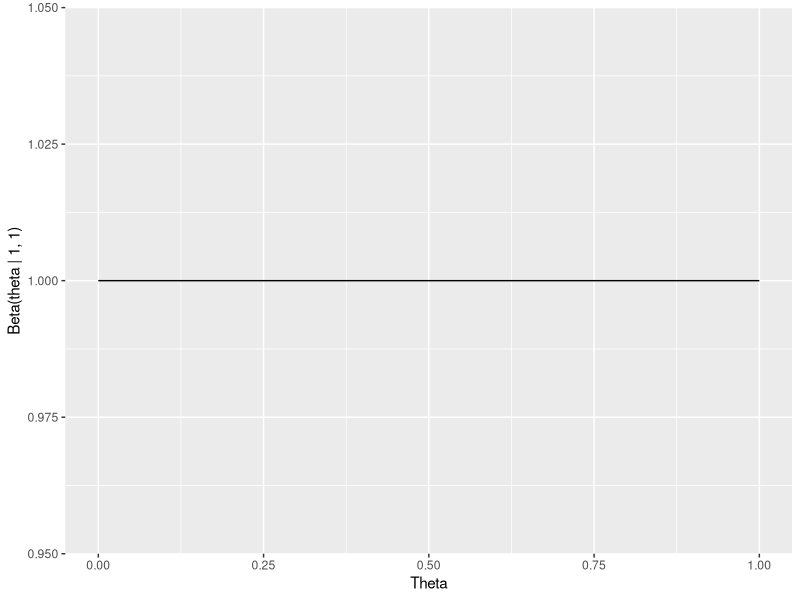
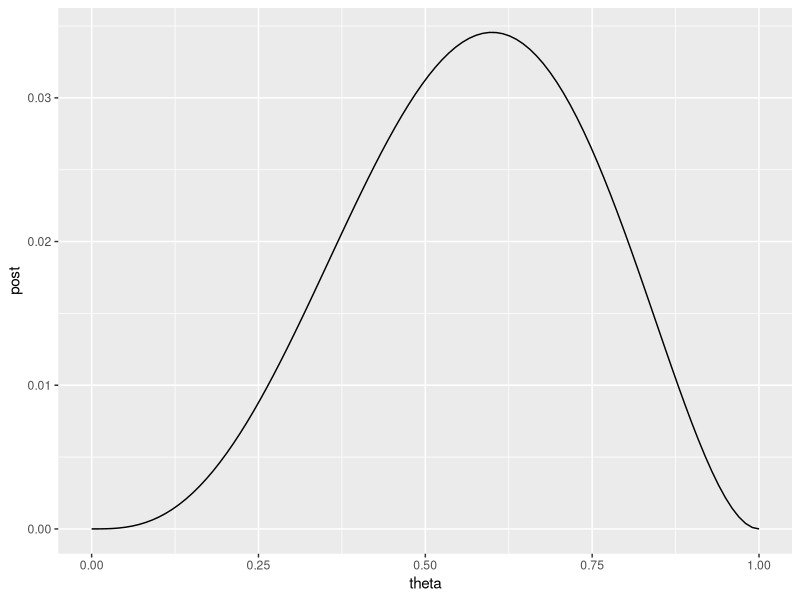
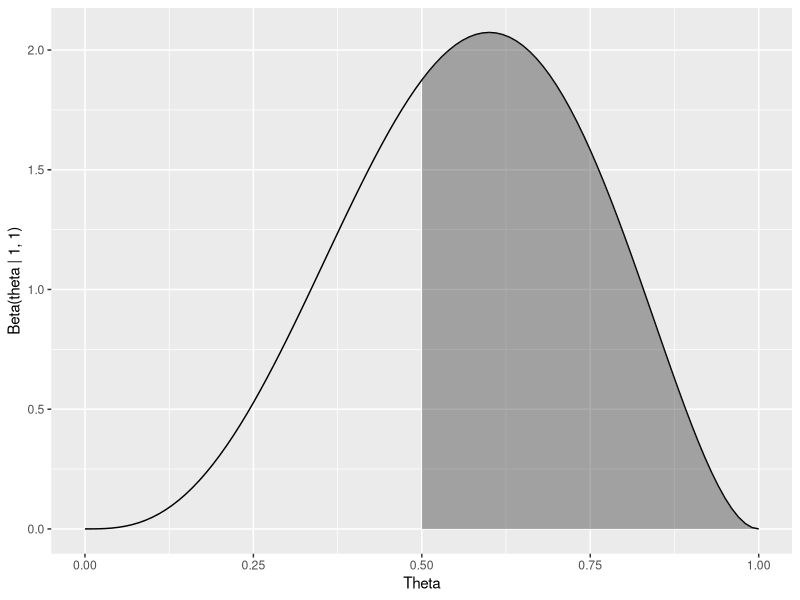

Reproduce these figures in R, in order.
## ---- chunk 1
theta <- 0.7
throws <- rbinom(n = 100, size = 1, prob = theta)
table(throws)
## ---- chunk 2
theta <- 0.7
obs <- c(0, 1, 1, 0, 1)
dbinom(obs, size = 1, prob = theta)
## ---- chunk 3
prod(dbinom(obs, size = 1, prob = theta))
## ---- chunk 4
prod(dbinom(obs, size = 1, prob = 0.6))
prod(dbinom(obs, size = 1, prob = 0.2))
## ---- chunk 5

## ---- chunk 6

## ---- chunk 7
library(tidyverse)

ggplot() +
  stat_function(
    fun = dbeta,
    args = list(shape1 = 1, shape2 = 1)
  ) + labs(
    x = "Theta", y = "Beta(theta | 1, 1)"
  )
## ---- chunk 8
dbeta(c(0.2, 0.5, 0.8), shape1 = 1, shape2 = 1)
## ---- chunk 9
dbeta(2, shape1 = 1, shape2 = 1)
## ---- chunk 10

## ---- chunk 11
theta <- 0.7
lik <- prod(dbinom(obs, size = 1, prob = theta))
pri <- dbeta(theta, shape1 = 1, shape2 = 1)
lik * pri
## ---- chunk 12
post <- tibble(
  theta = seq(0, 1, length.out = 100),
  post = sapply(theta, FUN = function(x) {
    prod(dbinom(obs, size = 1, prob = x)) * dbeta(x, 1, 1)
  })
)

# NOTE: sapply() computes a function over a range of values;
# Here, the function just computes the product of likelihood and prior.

ggplot(post, aes(theta, post)) + geom_line()
## ---- chunk 13
ggplot() +
  stat_function(
    fun = dbeta,
    args = list(
      shape1 = 1 + sum(obs == 1),
      shape2 = 1 + sum(obs == 0)
    )
  ) + stat_function(
    fun = dbeta,
    args = list(
      shape1 = 1 + sum(obs == 1),
      shape2 = 1 + sum(obs == 0)
    ),
    xlim = c(0.5, 1), geom = "area", alpha = 0.4
  ) + labs(
    x = "Theta", y = "Beta(theta | 1, 1)"
  )
## ---- chunk 14
pbeta(0.5, 1 + sum(obs == 1), 1 + sum(obs == 0))
## ---- chunk 15
1 - pbeta(0.5, 1 + sum(obs == 1), 1 + sum(obs == 0))
## ---- chunk 16
qbeta(c(0.025, 0.975), 1 + sum(obs == 1), 1 + sum(obs == 0))
## ---- chunk 17

## ---- chunk 18

## ---- chunk 19

